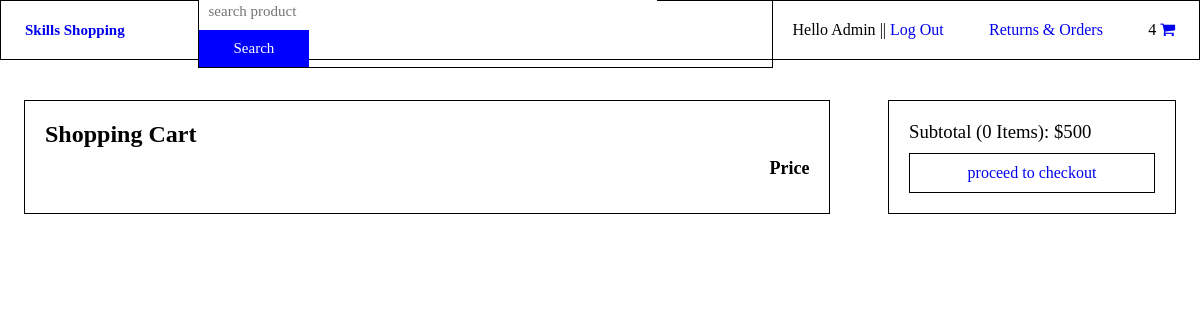
The page /cart/ (signed in) on the database as committed earlier.
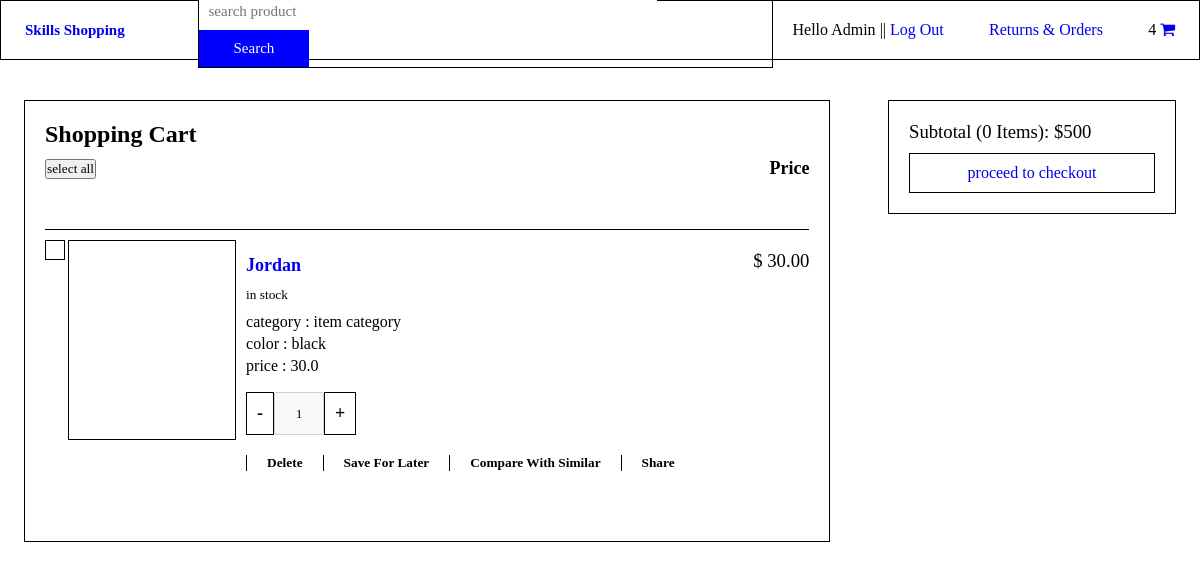
The same page on the database as committed later.
### Cart/models.py (models this page shows, shortened)
class Order_items(models.Model):
    customer = models.ForeignKey(User, on_delete=models.CASCADE)
    product = models.ForeignKey(Products, on_delete=models.SET_NULL, null=True, related_name='order_items')
    quantity = models.IntegerField(default=1)
    date_added = models.DateTimeField(auto_now_add=True)
    selected = models.BooleanField(default=False)
    @property
    def get_total(self):
        price = self.quantity * self.product.price
        return price
    class Meta:
        verbose_name_plural = 'Order_items'
        ordering=('-date_added',)

### Product_catalog/models.py (models this page shows, shortened)
class Products(models.Model):
    name = models.CharField(max_length=200)
    category = models.ForeignKey(Product_category, on_delete=models.CASCADE, related_name='categories')
    description = models.TextField()
    price = models.FloatField()
    image = models.ImageField(upload_to='images', null=True, blank=True)
    class Meta:
        verbose_name_plural = 'Products'

### Cart/views.py (the view, shortened to what this page needs)
# urls.py: path('cart/',views.Customer_cart, name='cart'),
def Customer_cart(request):
    if request.user.is_authenticated:
        order_items = Order_items.objects.filter(customer = request.user)
        selected_items_count = Order_items.objects.filter(customer = request.user, selected = True).count()
        context = {
            'order_items': order_items,
            'selected_items_count':selected_items_count,
        }
        return render(request, 'cart.html',context)

### templates/cart.html (shortened to what this page needs)
{% extends 'base.html' %}
{% load static %}
{% block content %}
    <section class="cart">
        <div>
            <h1>shopping cart</h1>
            <span class="header">
                <form action="{% url 'select_all' %}" method="POST">
                    {% if order_items.all %}
                        {% for order_item in order_items|slice:"1" %}
                            {% if order_item.selected == True %}
                            <button name="select_all" value="unselect" id="select" >unselect all</button>
                            {% else %}
                            <button name="select_all" value="select" id="select" >select all</button>
                            {% endif %}
                        {% endfor %}
                    {% endif %}
                </form>
                <h2>price</h2>
            </span>
            {% for order_item in order_items %}
                <div class="order_item">
                    <div>
                        <form action="" class="item_select" method="post">
                            {% if order_item.selected %}
                                <button class="select selected" id="select" value="selected">. .</button>
                            {% else %}
                                <button class="select unselected" id="unselect" value="unselected">. .</button>
                            {% endif %}
                        </form>
                        <div class="img"></div>
                        <div class="text">
                            <h1>
                                <a href="{% url 'product_view' order_item.product.id %}">
                                    {{ order_item.product.name }}
                                </a>
                            </h1>
                            <small>
                                in stock
                            </small>
                            <ul>
                                <li>category : item category</li>
                                <li>color : black</li>
                                <li>price : {{order_item.product.price}}</li>
                            </ul>
                            <div>
                                <form action="" method="POST" class="change_qty_form">
                                    <div>
                                        <button class="reduce_qty">-</button>
                                        <input type="text" name="quantity_val" class="quantity_val" value="{{ order_item.quantity }}" data-price="{{ order_item.product.price }}" disabled>
                                        <button type="submit" class="add_qty">+</button>
                                    </div>
                                    <div class="div">
                                        <button class="delete_order_item">delete</button>
                                        <button type="button">save for later</button>
                                        <button type="button">compare with similar</button>
                                        <button type="button">share</button>
                                    </div>
                                </form>
                            </div>
                        </div>
                        <div class="price">
                            <h3 class="product_price">$ {{ order_item.get_total|floatformat:2 }}</h3>
                        </div>
                    </div>
                </div>
            {% endfor %}
        </div>
        <div>
            <h3>subtotal ({{selected_items_count}} items): $500</h3>
            <a href="{% url 'checkout' %}">proceed to checkout</a>
        </div>
    </section>
{% endblock %}

Rows that differ between the two databases and show on the page:
added Order_items: selected "select all", product.name "Jordan", product.price "30.0", quantity_val "1", get_total "30.00"
